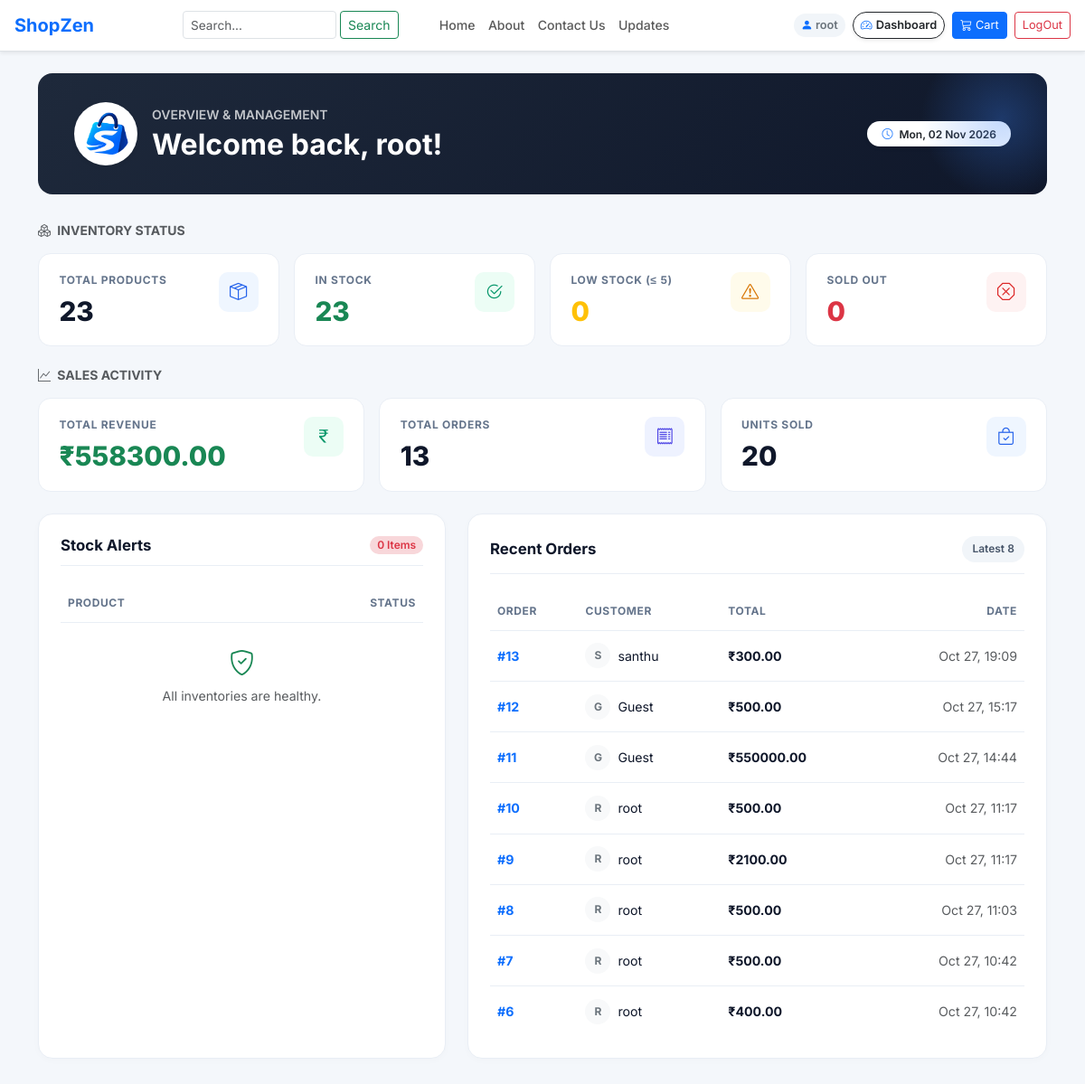
/dashboard/ (signed in), run on the app's committed database.
### testapp/models.py (models this page shows, shortened)
class Order(models.Model):
    user = models.ForeignKey(
        User,
        on_delete=models.SET_NULL,
        null=True,
        blank=True
    )
    total = models.DecimalField(max_digits=12, decimal_places=2)
    full_name = models.CharField(max_length=150, default='')
    mobile = models.CharField(max_length=15, default='')
    pincode = models.CharField(max_length=6, default='')
    address = models.TextField(default='')
    payment_method = models.CharField(max_length=20, default='COD')
    created_at = models.DateTimeField(auto_now_add=True)

### testapp/views.py (the view)
# urls.py: path('dashboard/', views.dashboard_view, name='dashboard'),
@staff_member_required
def dashboard_view(request):
    total_products = Product.objects.count()
    sold_out = Product.objects.filter(stock__lte=0).count()
    low_stock = Product.objects.filter(stock__gt=0, stock__lte=LOW_STOCK_LIMIT).count()
    in_stock = Product.objects.filter(stock__gt=LOW_STOCK_LIMIT).count()
    total_revenue = Order.objects.aggregate(t=Sum('total'))['t'] or 0
    total_orders = Order.objects.count()
    units_sold = OrderItem.objects.aggregate(t=Sum('quantity'))['t'] or 0
    return render(request, 'dashboard.html', {
        'total_products': total_products,
        'in_stock': in_stock,
        'low_stock': low_stock,
        'sold_out': sold_out,
        'total_revenue': total_revenue,
        'total_orders': total_orders,
        'units_sold': units_sold,
        'attention_products': Product.objects.filter(stock__lte=LOW_STOCK_LIMIT).order_by('stock'),
        'recent_orders': Order.objects.select_related('user').order_by('-created_at')[:8],
        'low_limit': LOW_STOCK_LIMIT,
    })

### templates/dashboard.html (shortened to what this page needs)
{% extends 'navbar.html' %}
{% load static %}
{% block body_block %}
<link href="https://cdn.jsdelivr.net/npm/bootstrap-icons@1.11.3/font/bootstrap-icons.min.css" rel="stylesheet">
<div class="container-xl py-4">
  <div class="hero-banner d-flex justify-content-between align-items-center">
    <div class="d-flex align-items-center gap-3">
      <div class="bg-white p-1 rounded-circle d-flex align-items-center justify-content-center shadow-sm" style="width: 70px; height: 70px; flex-shrink: 0;">
        <img src="{% static 'images/favicon.png' %}" alt="ShopZen Logo" class="img-fluid rounded-circle" style="max-height: 48px; width: auto;">
      </div>
      <div>
        <p class="text-uppercase tracking-wider text-light opacity-75 small mb-1 fw-semibold">Overview & Management</p>
        <h2 class="fw-bold mb-0">Welcome back, {{ request.user.username|default:"Admin" }}!</h2>
      </div>
    </div>
    <div class="d-none d-md-flex align-items-center gap-2">
      <span class="badge bg-white text-dark py-2 px-3 rounded-pill fw-semibold shadow-sm">
        <i class="bi bi-clock me-1 text-primary"></i> {% now "D, d M Y" %}
      </span>
    </div>
  </div>
  <h6 class="text-muted text-uppercase fw-bold mb-3 small tracking-wide">
    <i class="bi bi-boxes me-1"></i> Inventory Status
  </h6>
  <div class="row g-3 mb-4">
    <div class="col-sm-6 col-lg-3">
      <div class="metric-card d-flex justify-content-between align-items-start">
        <div>
          <div class="metric-title">Total Products</div>
          <div class="metric-value">{{ total_products }}</div>
        </div>
        <div class="icon-box primary"><i class="bi bi-box-seam"></i></div>
      </div>
    </div>
    <div class="col-sm-6 col-lg-3">
      <div class="metric-card d-flex justify-content-between align-items-start">
        <div>
          <div class="metric-title">In Stock</div>
          <div class="metric-value text-success">{{ in_stock }}</div>
        </div>
        <div class="icon-box success"><i class="bi bi-check2-circle"></i></div>
      </div>
    </div>
    <div class="col-sm-6 col-lg-3">
      <div class="metric-card d-flex justify-content-between align-items-start">
        <div>
          <div class="metric-title">Low Stock (&le; {{ low_limit }})</div>
          <div class="metric-value text-warning">{{ low_stock }}</div>
        </div>
        <div class="icon-box warning"><i class="bi bi-exclamation-triangle"></i></div>
      </div>
    </div>
    <div class="col-sm-6 col-lg-3">
      <div class="metric-card d-flex justify-content-between align-items-start">
        <div>
          <div class="metric-title">Sold Out</div>
          <div class="metric-value text-danger">{{ sold_out }}</div>
        </div>
        <div class="icon-box danger"><i class="bi bi-x-octagon"></i></div>
      </div>
    </div>
  </div>
  <h6 class="text-muted text-uppercase fw-bold mb-3 small tracking-wide">
    <i class="bi bi-graph-up me-1"></i> Sales Activity
  </h6>
  <div class="row g-3 mb-4">
    <div class="col-md-4">
      <div class="metric-card d-flex justify-content-between align-items-start">
        <div>
          <div class="metric-title">Total Revenue</div>
          <div class="metric-value text-success">&#8377;{{ total_revenue|floatformat:2 }}</div>
        </div>
        <div class="icon-box success"><i class="bi bi-currency-rupee"></i></div>
      </div>
    </div>
    <div class="col-md-4">
      <div class="metric-card d-flex justify-content-between align-items-start">
        <div>
          <div class="metric-title">Total Orders</div>
          <div class="metric-value">{{ total_orders }}</div>
        </div>
        <div class="icon-box indigo"><i class="bi bi-receipt"></i></div>
      </div>
    </div>
    <div class="col-md-4">
      <div class="metric-card d-flex justify-content-between align-items-start">
        <div>
          <div class="metric-title">Units Sold</div>
          <div class="metric-value">{{ units_sold }}</div>
        </div>
        <div class="icon-box primary"><i class="bi bi-bag-check"></i></div>
      </div>
    </div>
  </div>
  <div class="row g-4 mb-4">
    <div class="col-lg-5">
      <div class="content-panel">
        <div class="panel-header">
          <h5>Stock Alerts</h5>
          <span class="badge bg-danger-subtle text-danger px-2.5 py-1 rounded-pill fw-semibold small">
            {{ attention_products|length }} Item{% if attention_products|length != 1 %}s{% endif %}
          </span>
        </div>
        <div class="table-responsive">
          <table class="table custom-table align-middle">
            <thead>
              <tr>
                <th>Product</th>
                <th class="text-end">Status</th>
              </tr>
            </thead>
            <tbody>
              {% for product in attention_products %}
              <tr>
                <td class="fw-semibold text-truncate" style="max-width: 190px;">
                  <i class="bi bi-dot text-danger fs-5 align-middle"></i> {{ product.name }}
                </td>
                <td class="text-end">
                  {% if product.stock == 0 %}
                    <span class="status-pill status-danger">
                      <i class="bi bi-x-circle-fill"></i> Sold Out
                    </span>
                  {% else %}
                    <span class="status-pill status-warning">
                      <i class="bi bi-exclamation-circle-fill"></i> {{ product.stock }} left
                    </span>
                  {% endif %}
                </td>
              </tr>
              {% empty %}
              <tr>
                <td colspan="2" class="text-center py-4 text-muted">
                  <i class="bi bi-shield-check fs-3 d-block text-success mb-1"></i>
                  All inventories are healthy.
                </td>
              </tr>
              {% endfor %}
            </tbody>
          </table>
        </div>
      </div>
    </div>
    <div class="col-lg-7">
      <div class="content-panel">
        <div class="panel-header">
          <h5>Recent Orders</h5>
          <span class="status-pill status-neutral">Latest {{ recent_orders|length }}</span>
        </div>
        <div class="table-responsive">
          <table class="table custom-table align-middle">
            <thead>
              <tr>
                <th>Order</th>
                <th>Customer</th>
                <th>Total</th>
                <th class="text-end">Date</th>
              </tr>
            </thead>
            <tbody>
              {% for order in recent_orders %}
              <tr>
                <td class="fw-bold text-primary">#{{ order.id }}</td>
                <td>
                  <div class="d-flex align-items-center gap-2">
                    <div class="rounded-circle bg-light d-flex align-items-center justify-content-center fw-bold text-secondary" style="width: 28px; height: 28px; font-size: 0.75rem;">
                      {{ order.user.username|default:"G"|make_list|first|upper }}
                    </div>
                    <span>{{ order.user.username|default:"Guest" }}</span>
                  </div>
                </td>
                <td class="fw-bold">&#8377;{{ order.total|floatformat:2 }}</td>
                <td class="text-end text-muted small">{{ order.created_at|date:"M d, H:i" }}</td>
              </tr>
              {% endfor %}
            </tbody>
          </table>
        </div>
      </div>
    </div>
  </div>
</div>
{% endblock %}

### templates/navbar.html (shortened to what this page needs)
{% load static %}
<!DOCTYPE html>
<html lang="en">
<head>
  <link rel="stylesheet" href="https://cdn.jsdelivr.net/npm/bootstrap@5.3.3/dist/css/bootstrap.min.css">
  <link rel="stylesheet" href="https://cdn.jsdelivr.net/npm/bootstrap-icons@1.11.3/font/bootstrap-icons.min.css">
  <link rel="stylesheet" href="{% static 'css/navbar.css' %}">
</head>
<body>
  <nav class="navbar navbar-expand-lg bg-white border-bottom py-2 shadow-sm">
    <div class="container-fluid px-2 px-md-3">
      <a class="navbar-brand fw-bold text-primary fs-5 me-2" href="/">ShopZen</a>
      <div class="collapse navbar-collapse" id="navbarContent">
        <form class="d-flex nav-search-box custom-nav-shift me-2" method="GET" action="{% url 'home' %}" role="search">
          <input class="form-control form-control-sm me-1"
                 type="search"
                 name="q"
                 list="product-suggestions"
                 placeholder="Search..."
                 value="{{ search_query }}"
                 autocomplete="off"
                 required>
          <button class="btn btn-outline-success btn-sm text-nowrap" type="submit">Search</button>
        </form>
        <ul class="navbar-nav nav-links-box custom-links-shift me-auto mb-2 mb-lg-0">
          <li class="nav-item"><a class="nav-link fw-medium" href="/">Home</a></li>
          <li class="nav-item"><a class="nav-link fw-medium" href="/about/">About</a></li>
          <li class="nav-item"><a class="nav-link fw-medium" href="/contactus/">Contact Us</a></li>
          <li class="nav-item"><a class="nav-link fw-medium" href="/updates/">Updates</a></li>
        </ul>
        <div class="d-flex align-items-center gap-1 gap-lg-2">
          {% if user.is_authenticated %}
            <span class="user-badge text-secondary fw-semibold text-nowrap">
              <i class="bi bi-person-fill text-primary"></i> {{ user.username }}
            </span>
            {% if user.is_staff %}
              <a class="btn btn-outline-dark btn-sm rounded-pill px-2 py-1 text-nowrap fw-semibold d-inline-flex align-items-center gap-1 shadow-sm" style="font-size: 0.8rem;" href="{% url 'dashboard' %}">
                <i class="bi bi-speedometer2 text-primary"></i> Dashboard
              </a>
            {% endif %}
            <a class="btn btn-primary btn-sm text-white text-nowrap px-2 py-1 d-inline-flex align-items-center gap-1" style="font-size: 0.8rem;" href="{% url 'cart' %}">
              <i class="bi bi-cart3"></i> Cart
            </a>
            <a class="btn btn-outline-danger btn-sm text-nowrap px-2 py-1" style="font-size: 0.8rem;" href="/logout">
              LogOut
            </a>
          {% else %}
            <a class="btn btn-outline-primary btn-sm px-2 py-1 text-nowrap" href="/accounts/login/">LogIn</a>
            <a class="btn btn-primary btn-sm text-white px-2 py-1 text-nowrap" href="/signup/">SignUp</a>
          {% endif %}
        </div>
      </div>
    </div>
  </nav>
  {% block body_block %}
  {% endblock %}
</body>
</html>

### static/css/navbar.css (style rules this page uses)
.nav-search-box input { width: 170px !important; font-size: 0.85rem; }
.nav-links-box .nav-link { font-size: 0.88rem; padding-left: 0.45rem !important; padding-right: 0.45rem !important; }
.user-badge { background-color: #f1f5f9; border-radius: 50px; padding: 3px 8px; font-size: 0.8rem; }

### templates/navbar.html (style rules this page uses)
@media (min-width: 992px) { .custom-nav-shift { margin-left: 90px !important; } }
@media (min-width: 992px) { .custom-links-shift { margin-left: 30px !important; } }

### templates/dashboard.html (style rules this page uses)
:root { --bg-surface: #f4f7fb; --card-bg: #ffffff; --border-color: #e9eef5; --text-muted: #64748b; --text-main: #0f172a; }
body { background-color: var(--bg-surface); color: var(--text-main); font-family: 'Inter', sans-serif; -webkit-font-smoothing: antialiased; }
.hero-banner { background: linear-gradient(135deg, #1e293b 0%, #0f172a 100%); color: #ffffff; border-radius: 16px; padding: 2rem 2.5rem; margin-bottom: 2rem; position: relative; overflow: hidden; }
.hero-banner::after { content: ""; position: absolute; top: -40px; right: -40px; width: 180px; height: 180px; background: radial-gradient(circle, rgba(59, 130, 246, 0.3) 0%, transparent 70%); border-radius: 50%; }
.metric-card { background: var(--card-bg); border: 1px solid var(--border-color); border-radius: 14px; padding: 1.25rem 1.4rem; transition: all 0.2s cubic-bezier(0.4, 0, 0.2, 1); position: relative; }
.metric-title { font-size: 0.75rem; font-weight: 700; letter-spacing: 0.06em; text-transform: uppercase; color: var(--text-muted); margin-bottom: 0.5rem; }
.metric-value { font-size: 1.85rem; font-weight: 800; color: var(--text-main); line-height: 1.2; }
.icon-box { width: 44px; height: 44px; border-radius: 10px; display: flex; align-items: center; justify-content: center; font-size: 1.2rem; }
.icon-box.primary { background: #eff6ff; color: #2563eb; }
.icon-box.success { background: #ecfdf5; color: #059669; }
.icon-box.warning { background: #fffbeb; color: #d97706; }
.icon-box.danger { background: #fef2f2; color: #dc2626; }
.icon-box.indigo { background: #eef2ff; color: #4f46e5; }
.content-panel { background: var(--card-bg); border: 1px solid var(--border-color); border-radius: 16px; padding: 1.5rem; height: 100%; box-shadow: 0 2px 8px rgba(0, 0, 0, 0.02); }
.panel-header { display: flex; justify-content: space-between; align-items: center; margin-bottom: 1.25rem; padding-bottom: 0.75rem; border-bottom: 1px solid var(--border-color); }
.panel-header h5 { font-size: 1.05rem; font-weight: 700; margin: 0; color: var(--text-main); }
.custom-table { margin-bottom: 0; }
.custom-table th { font-size: 0.75rem; font-weight: 700; text-transform: uppercase; letter-spacing: 0.05em; color: var(--text-muted); border-bottom: 1px solid var(--border-color); padding: 0.75rem 0.5rem; background: transparent; }
.custom-table td { font-size: 0.885rem; padding: 0.85rem 0.5rem; border-bottom: 1px solid var(--border-color); vertical-align: middle; color: var(--text-main); }
.custom-table tbody tr:last-child td { border-bottom: none; }
.status-pill { font-size: 0.75rem; font-weight: 600; padding: 0.35rem 0.7rem; border-radius: 20px; display: inline-flex; align-items: center; gap: 5px; }
.status-neutral { background: #f1f5f9; color: #475569; }

### data on the page
Order: id "13", user.username|make_list "S", user.username "santhu", total "300.00", created_at "Oct 27, 19:09"
Order: id "12", user.username|make_list "G", user.username "Guest", total "500.00", created_at "Oct 27, 15:17"
Order: id "11", user.username|make_list "G", user.username "Guest", total "550000.00", created_at "Oct 27, 14:44"
Order: id "10", user.username|make_list "R", user.username "root", total "500.00", created_at "Oct 27, 11:17"
Order: id "9", user.username|make_list "R", user.username "root", total "2100.00", created_at "Oct 27, 11:17"
Order: id "8", user.username|make_list "R", user.username "root", total "500.00", created_at "Oct 27, 11:03"
Order: id "7", user.username|make_list "R", user.username "root", total "500.00", created_at "Oct 27, 10:42"
Order: id "6", user.username|make_list "R", user.username "root", total "400.00", created_at "Oct 27, 10:42"

### other printed values
{{ user.username }} "root"
{{ request.user.username|default:"Admin" }} "root"
{{ total_products }} "23"
{{ in_stock }} "23"
{{ low_limit }} "5"
{{ low_stock }} "0"
{{ sold_out }} "0"
{{ total_revenue|floatformat:2 }} "558300.00"
{{ total_orders }} "13"
{{ units_sold }} "20"
{{ attention_products|length }} "0"
{{ recent_orders|length }} "8"
